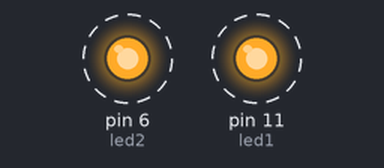
Recording of a sketch running on a simulated Arduino Uno, built with avr-gcc and run on an emulated ATmega328P. Shown: output pins drawn as LEDs (lit = HIGH). Dashed ring = blinking.

Above: at 0.5 s.
Timing chart, 0 to 4.6 s (numbered marks = the images above):
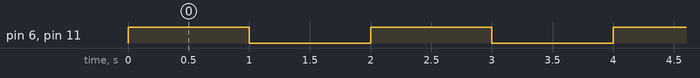

Measured:
- by itself, pin 6 (led2), pin 11 (led1): alternates HIGH for 1.0 s and LOW for 1.0 s

The sketch:

LED_Blink_Simultaneously.ino
```cpp
#define led1 11
#define led2 6

void setup() {
  pinMode(led1, OUTPUT);
  pinMode(led2, OUTPUT);
}

void loop() {

  // Both LEDs ON
  digitalWrite(led1, HIGH);
  digitalWrite(led2, HIGH);
  delay(1000);

  // Both LEDs OFF
  digitalWrite(led1, LOW);
  digitalWrite(led2, LOW);
  delay(1000);
}
```
